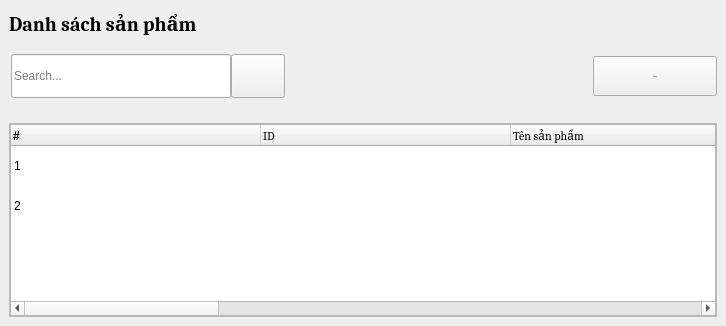
         <widget class="QWidget" name="product_page">
          <layout class="QGridLayout" name="gridLayout_8">
           <property name="leftMargin">
            <number>0</number>
           </property>
           <property name="topMargin">
            <number>0</number>
           </property>
           <property name="rightMargin">
            <number>0</number>
           </property>
           <property name="bottomMargin">
            <number>0</number>
           </property>
           <property name="spacing">
            <number>0</number>
           </property>
           <item row="0" column="0">
            <widget class="QWidget" name="userContainer" native="true">
             <layout class="QGridLayout" name="gridLayout_10">
              <property name="leftMargin">
               <number>0</number>
              </property>
              <property name="topMargin">
               <number>0</number>
              </property>
              <property name="rightMargin">
               <number>0</number>
              </property>
              <property name="bottomMargin">
               <number>0</number>
              </property>
              <item row="0" column="0">
               <widget class="QWidget" name="titleContainer" native="true">
                <property name="minimumSize">
                 <size>
                  <width>0</width>
                  <height>0</height>
                 </size>
                </property>
                <layout class="QGridLayout" name="gridLayout_12">
                 <item row="0" column="0">
                  <widget class="QWidget" name="widget_4" native="true">
                   <layout class="QVBoxLayout" name="verticalLayout_6">
                    <property name="spacing">
                     <number>0</number>
                    </property>
                    <property name="leftMargin">
                     <number>0</number>
                    </property>
                    <property name="topMargin">
                     <number>0</number>
                    </property>
                    <property name="rightMargin">
                     <number>0</number>
                    </property>
                    <property name="bottomMargin">
                     <number>10</number>
                    </property>
                    <item>
                     <widget class="QLabel" name="label">
                      <property name="font">
                       <font>
                        <family>Cambria</family>
                        <pointsize>15</pointsize>
                        <bold>true</bold>
                       </font>
                      </property>
                      <property name="text">
                       <string>Danh sách sản phẩm</string>
                      </property>
                     </widget>
                    </item>
                   </layout>
                  </widget>
                 </item>
                 <item row="1" column="0">
                  <widget class="QWidget" name="widget_2" native="true">
                   <layout class="QHBoxLayout" name="horizontalLayout_6">
                    <property name="spacing">
                     <number>0</number>
                    </property>
                    <property name="leftMargin">
                     <number>0</number>
                    </property>
                    <property name="topMargin">
                     <number>0</number>
                    </property>
                    <property name="rightMargin">
                     <number>0</number>
                    </property>
                    <property name="bottomMargin">
                     <number>0</number>
                    </property>
                    <item>
                     <widget class="QWidget" name="searchBoxContainer_6" native="true">
                      <layout class="QHBoxLayout" name="horizontalLayout_5">
                       <property name="spacing">
                        <number>0</number>
                       </property>
                       <property name="leftMargin">
                        <number>0</number>
                       </property>
                       <property name="topMargin">
                        <number>1</number>
                       </property>
                       <property name="rightMargin">
                        <number>0</number>
                       </property>
                       <property name="bottomMargin">
                        <number>1</number>
                       </property>
                       <item>
                        <layout class="QHBoxLayout" name="searchBox">
                         <property name="spacing">
                          <number>0</number>
                         </property>
                         <property name="leftMargin">
                          <number>2</number>
                         </property>
                         <item>
                          <widget class="QLineEdit" name="search_input_product_2">
                           <property name="minimumSize">
                            <size>
                             <width>220</width>
                             <height>44</height>
                            </size>
                           </property>
                           <property name="placeholderText">
                            <string>Search...</string>
                           </property>
                          </widget>
                         </item>
                         <item>
                          <widget class="QPushButton" name="search_btn_product_2">
                           <property name="sizePolicy">
                            <sizepolicy hsizetype="Preferred" vsizetype="Preferred">
                             <horstretch>0</horstretch>
                             <verstretch>0</verstretch>
                            </sizepolicy>
                           </property>
                           <property name="minimumSize">
                            <size>
                             <width>54</width>
                             <height>40</height>
                            </size>
                           </property>
                           <property name="maximumSize">
                            <size>
                             <width>40</width>
                             <height>16777215</height>
                            </size>
                           </property>
                           <property name="cursor">
                            <cursorShape>PointingHandCursor</cursorShape>
                           </property>
                           <property name="text">
                            <string/>
                           </property>
                           <property name="icon">
                            <iconset resource="../resource.qrc">
                             <normaloff>:/icon/resources/icon/search-13-48.ico</normaloff>:/icon/resources/icon/search-13-48.ico</iconset>
                           </property>
                          </widget>
                         </item>
                        </layout>
                       </item>
                      </layout>
                     </widget>
                    </item>
                    <item>
                     <spacer name="horizontalSpacer_3">
                      <property name="orientation">
                       <enum>Qt::Horizontal</enum>
                      </property>
                      <property name="sizeHint" stdset="0">
                       <size>
                        <width>308</width>
                        <height>20</height>
                       </size>
                      </property>
                     </spacer>
                    </item>
                    <item>
                     <widget class="QWidget" name="widget_5" native="true">
                      <property name="minimumSize">
                       <size>
                        <width>100</width>
                        <height>0</height>
                       </size>
                      </property>
                      <layout class="QVBoxLayout" name="verticalLayout_12">
                       <property name="spacing">
                        <number>0</number>
                       </property>
                       <property name="leftMargin">
                        <number>0</number>
                       </property>
                       <property name="topMargin">
                        <number>0</number>
                       </property>
                       <property name="rightMargin">
                        <number>0</number>
                       </property>
                       <property name="bottomMargin">
                        <number>0</number>
                       </property>
                       <item>
                        <widget class="QPushButton" name="btn_add_product">
                         <property name="minimumSize">
                          <size>
                           <width>124</width>
                           <height>40</height>
                          </size>
                         </property>
                         <property name="font">
                          <font>
                           <family>Cambria</family>
                           <pointsize>-1</pointsize>
                          </font>
                         </property>
                         <property name="cursor">
                          <cursorShape>PointingHandCursor</cursorShape>
                         </property>
                         <property name="text">
                          <string>Thêm mới</string>
                         </property>
                         <property name="icon">
                          <iconset resource="../resource.qrc">
                           <normaloff>:/icon/resources/icon/plus-solid.svg</normaloff>:/icon/resources/icon/plus-solid.svg</iconset>
                         </property>
                         <property name="autoRepeatInterval">
                          <number>100</number>
                         </property>
                        </widget>
                       </item>
                      </layout>
                     </widget>
                    </item>
                   </layout>
                  </widget>
                 </item>
                </layout>
               </widget>
              </item>
              <item row="1" column="0">
               <widget class="QWidget" name="tableContainer" native="true">
                <property name="sizePolicy">
                 <sizepolicy hsizetype="Preferred" vsizetype="Preferred">
                  <horstretch>0</horstretch>
                  <verstretch>0</verstretch>
                 </sizepolicy>
                </property>
                <layout class="QGridLayout" name="gridLayout_11">
                 <item row="0" column="0">
                  <widget class="QFrame" name="tableUserContainer">
                   <property name="frameShape">
                    <enum>QFrame::StyledPanel</enum>
                   </property>
                   <property name="frameShadow">
                    <enum>QFrame::Raised</enum>
                   </property>
                   <layout class="QGridLayout" name="gridLayout_9">
                    <property name="leftMargin">
                     <number>0</number>
                    </property>
                    <property name="topMargin">
                     <number>0</number>
                    </property>
                    <property name="rightMargin">
                     <number>0</number>
                    </property>
                    <property name="bottomMargin">
                     <number>0</number>
                    </property>
                    <property name="spacing">
                     <number>0</number>
                    </property>
                    <item row="0" column="0">
                     <widget class="QTableWidget" name="table_product">
                      <property name="enabled">
                       <bool>true</bool>
                      </property>
                      <property name="sizePolicy">
                       <sizepolicy hsizetype="Expanding" vsizetype="Expanding">
                        <horstretch>0</horstretch>
                        <verstretch>0</verstretch>
                       </sizepolicy>
                      </property>
                      <property name="cursor" stdset="0">
                       <cursorShape>PointingHandCursor</cursorShape>
                      </property>
                      <property name="focusPolicy">
                       <enum>Qt::NoFocus</enum>
                      </property>
                      <property name="acceptDrops">
                       <bool>false</bool>
                      </property>
                      <property name="frameShape">
                       <enum>QFrame::StyledPanel</enum>
                      </property>
                      <property name="frameShadow">
                       <enum>QFrame::Sunken</enum>
                      </property>
                      <property name="horizontalScrollBarPolicy">
                       <enum>Qt::ScrollBarAsNeeded</enum>
                      </property>
                      <property name="sizeAdjustPolicy">
                       <enum>QAbstractScrollArea::AdjustIgnored</enum>
                      </property>
                      <property name="autoScroll">
                       <bool>true</bool>
                      </property>
                      <property name="showDropIndicator" stdset="0">
                       <bool>true</bool>
                      </property>
                      <property name="dragEnabled">
                       <bool>false</bool>
                      </property>
                      <property name="alternatingRowColors">
                       <bool>false</bool>
                      </property>
                      <property name="selectionMode">
                       <enum>QAbstractItemView::SingleSelection</enum>
                      </property>
                      <property name="selectionBehavior">
                       <enum>QAbstractItemView::SelectRows</enum>
                      </property>
                      <property name="iconSize">
                       <size>
                        <width>0</width>
                        <height>0</height>
                       </size>
                      </property>
                      <property name="textElideMode">
                       <enum>Qt::ElideRight</enum>
                      </property>
                      <property name="verticalScrollMode">
                       <enum>QAbstractItemView::ScrollPerItem</enum>
                      </property>
                      <property name="horizontalScrollMode">
                       <enum>QAbstractItemView::ScrollPerItem</enum>
                      </property>
                      <property name="showGrid">
                       <bool>false</bool>
                      </property>
                      <property name="gridStyle">
                       <enum>Qt::NoPen</enum>
                      </property>
                      <property name="sortingEnabled">
                       <bool>false</bool>
                      </property>
                      <property name="rowCount">
                       <number>2</number>
                      </property>
                      <property name="columnCount">
                       <number>7</number>
                      </property>
                      <attribute name="horizontalHeaderVisible">
                       <bool>true</bool>
                      </attribute>
                      <attribute name="horizontalHeaderCascadingSectionResizes">
                       <bool>false</bool>
                      </attribute>
                      <attribute name="horizontalHeaderMinimumSectionSize">
                       <number>57</number>
                      </attribute>
                      <attribute name="horizontalHeaderDefaultSectionSize">
                       <number>250</number>
                      </attribute>
                      <attribute name="horizontalHeaderHighlightSections">
                       <bool>true</bool>
                      </attribute>
                      <attribute name="horizontalHeaderShowSortIndicator" stdset="0">
                       <bool>false</bool>
                      </attribute>
                      <attribute name="horizontalHeaderStretchLastSection">
                       <bool>true</bool>
                      </attribute>
                      <attribute name="verticalHeaderVisible">
                       <bool>false</bool>
                      </attribute>
                      <attribute name="verticalHeaderCascadingSectionResizes">
                       <bool>false</bool>
                      </attribute>
                      <attribute name="verticalHeaderMinimumSectionSize">
                       <number>21</number>
                      </attribute>
                      <attribute name="verticalHeaderDefaultSectionSize">
                       <number>40</number>
                      </attribute>
                      <attribute name="verticalHeaderHighlightSections">
                       <bool>true</bool>
                      </attribute>
                      <attribute name="verticalHeaderShowSortIndicator" stdset="0">
                       <bool>false</bool>
                      </attribute>
                      <attribute name="verticalHeaderStretchLastSection">
                       <bool>false</bool>
                      </attribute>
                      <row/>
                      <row/>
                      <column>
                       <property name="text">
                        <string>#</string>
                       </property>
                       <property name="font">
                        <font>
                         <bold>true</bold>
                        </font>
                       </property>
                       <property name="textAlignment">
                        <set>AlignLeading|AlignVCenter</set>
                       </property>
                      </column>
                      <column>
                       <property name="text">
                        <string>ID</string>
                       </property>
                       <property name="font">
                        <font>
                         <family>Cambria</family>
                        </font>
                       </property>
                       <property name="textAlignment">
                        <set>AlignLeading|AlignVCenter</set>
                       </property>
                      </column>
                      <column>
                       <property name="text">
                        <string>Tên sản phẩm</string>
                       </property>
                       <property name="font">
                        <font>
                         <family>Cambria</family>
                        </font>
                       </property>
                       <property name="textAlignment">
                        <set>AlignLeading|AlignVCenter</set>
                       </property>
                      </column>
                      <column>
                       <property name="text">
                        <string>Hình ảnh</string>
                       </property>
                       <property name="font">
                        <font>
                         <family>Cambria</family>
                        </font>
                       </property>
                       <property name="textAlignment">
                        <set>AlignLeading|AlignVCenter</set>
                       </property>
                      </column>
                      <column>
                       <property name="text">
                        <string>Giá</string>
                       </property>
                       <property name="font">
                        <font>
                         <family>Cambria</family>
                        </font>
                       </property>
                       <property name="textAlignment">
                        <set>AlignLeading|AlignVCenter</set>
                       </property>
                      </column>
                      <column>
                       <property name="text">
                        <string>Ngày sản xuất</string>
                       </property>
                       <property name="font">
                        <font>
                         <family>Cambria</family>
                        </font>
                       </property>
                       <property name="textAlignment">
                        <set>AlignLeading|AlignVCenter</set>
                       </property>
                      </column>
                      <column>
                       <property name="text">
                        <string>Thao tác</string>
                       </property>
                       <property name="font">
                        <font>
                         <family>Cambria</family>
                        </font>
                       </property>
                       <property name="textAlignment">
                        <set>AlignLeading|AlignVCenter</set>
                       </property>
                      </column>
                      <item row="0" column="0">
                       <property name="text">
                        <string>1</string>
                       </property>
                      </item>
                      <item row="1" column="0">
                       <property name="text">
                        <string>2</string>
                       </property>
                      </item>
                     </widget>
                    </item>
                   </layout>
                  </widget>
                 </item>
                </layout>
               </widget>
              </item>
             </layout>
            </widget>
           </item>
          </layout>
         </widget>
